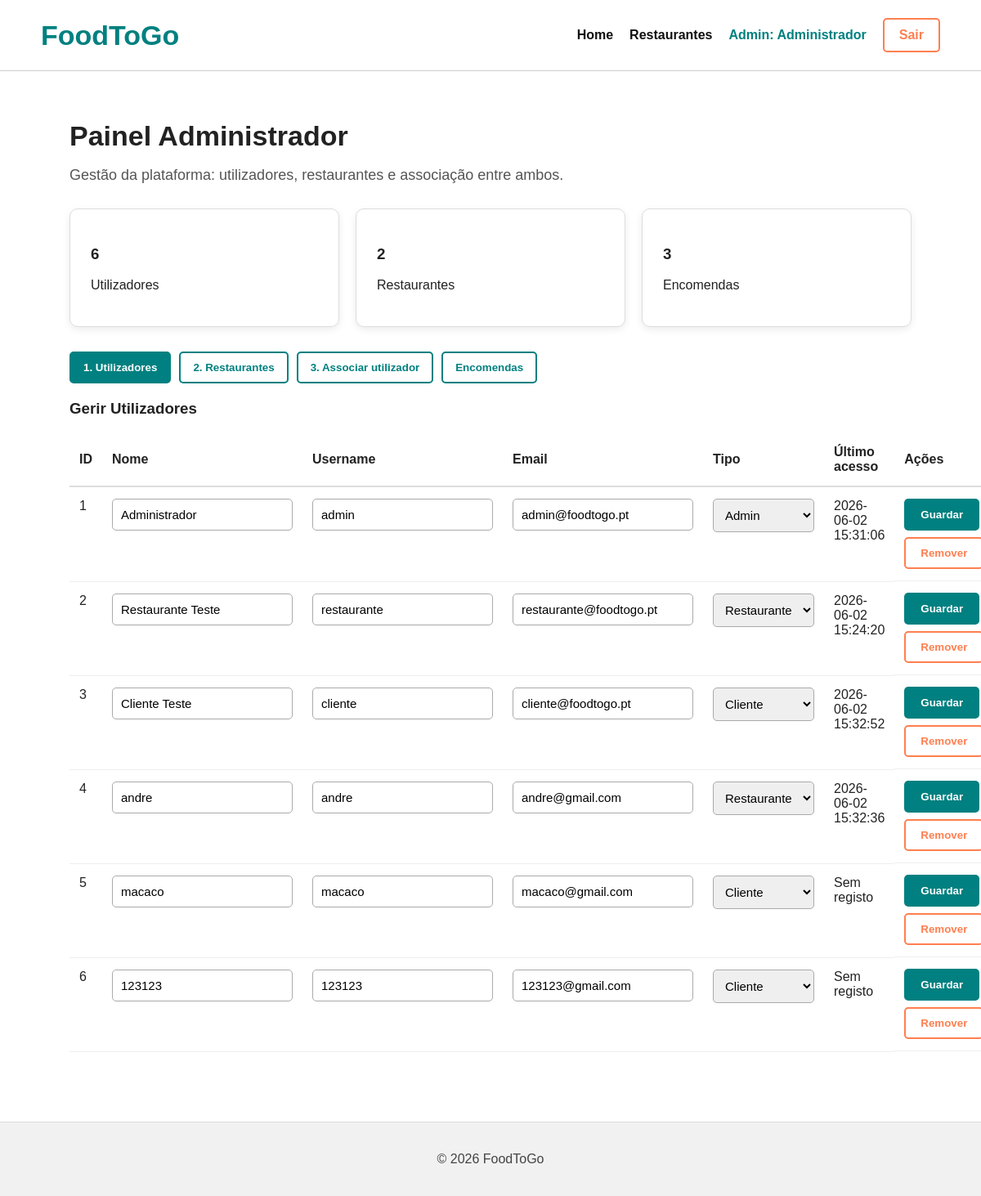
The app's page /paineladmin.php (signed in) with its own data.
### tables this page shows
CREATE TABLE utilizadores (
    id INTEGER PRIMARY KEY AUTOINCREMENT,
    nome TEXT NOT NULL,
    username TEXT NOT NULL UNIQUE,
    email TEXT NOT NULL UNIQUE,
    password TEXT NOT NULL,
    tipo TEXT NOT NULL CHECK(tipo IN ('cliente','restaurante','admin')) DEFAULT 'cliente',
    ultimo_acesso TEXT
);

### scripts/db.php (called while the page is built, shortened)
<?php
function h($valor) {
    return htmlspecialchars((string)$valor, ENT_QUOTES, 'UTF-8');
}
?>

### paineladmin.php (the view, shortened to what this page needs)
<?php
require_once __DIR__ . '/scripts/db.php';
$utilizadores=$db->query("SELECT id,nome,username,email,tipo,ultimo_acesso FROM utilizadores ORDER BY id ASC");
$totalUsers=$db->querySingle("SELECT COUNT(*) FROM utilizadores");
$totalRest=$db->querySingle("SELECT COUNT(*) FROM restaurantes");
$totalEnc=$db->querySingle("SELECT COUNT(*) FROM encomendas");
?>
<!DOCTYPE html><html lang="pt"><head><meta charset="UTF-8"><meta name="viewport" content="width=device-width, initial-scale=1.0"><title>Painel Admin | FoodToGo</title><link rel="stylesheet" href="styles/styles.css"></head>
<body class="pagina-painel"><header><h1>FoodToGo</h1><nav><a href="index.html">Home</a><a href="restaurantes.php">Restaurantes</a><span class="nav-utilizador">Admin: <?= h($_SESSION['nome']) ?></span><a href="scripts/logout.php" class="nav-destaque">Sair</a></nav></header>
<main><section class="painel-container"><div class="titulo-pagina"><h2>Painel Administrador</h2><p>Gestão da plataforma: utilizadores, restaurantes e associação entre ambos.</p></div>
<div class="painel-grid"><div class="card"><h3><?= (int)$totalUsers ?></h3><p>Utilizadores</p></div><div class="card"><h3><?= (int)$totalRest ?></h3><p>Restaurantes</p></div><div class="card"><h3><?= (int)$totalEnc ?></h3><p>Encomendas</p></div></div>
<div class="tabs"><button class="tab-btn active" data-tab="tab-utilizadores">1. Utilizadores</button><button class="tab-btn" data-tab="tab-restaurantes">2. Restaurantes</button><button class="tab-btn" data-tab="tab-associar">3. Associar utilizador</button><button class="tab-btn" data-tab="tab-encomendas">Encomendas</button></div>
<div id="tab-utilizadores" class="tab-content active"><h3>Gerir Utilizadores</h3><table class="tabela-admin"><thead><tr><th>ID</th><th>Nome</th><th>Username</th><th>Email</th><th>Tipo</th><th>Último acesso</th><th>Ações</th></tr></thead><tbody><?php while($u=$utilizadores->fetchArray(SQLITE3_ASSOC)): ?><tr><form method="POST"><td><?= (int)$u['id'] ?><input type="hidden" name="id" value="<?= (int)$u['id'] ?>"></td><td><input name="nome" value="<?= h($u['nome']) ?>" required></td><td><input name="username" value="<?= h($u['username']) ?>" required></td><td><input type="email" name="email" value="<?= h($u['email']) ?>" required></td><td><select name="tipo"><option value="cliente" <?= $u['tipo']==='cliente'?'selected':'' ?>>Cliente</option><option value="restaurante" <?= $u['tipo']==='restaurante'?'selected':'' ?>>Restaurante</option><option value="admin" <?= $u['tipo']==='admin'?'selected':'' ?>>Admin</option></select></td><td><?= h($u['ultimo_acesso'] ?? 'Sem registo') ?></td><td class="acoes"><button class="btn-primary" name="acao" value="atualizar_utilizador">Guardar</button><button class="btn-secondary" name="acao" value="remover_utilizador" onclick="return confirm('Remover utilizador?')">Remover</button></td></form></tr><?php endwhile; ?></tbody></table></div>
</section></main><footer><p>© 2026 FoodToGo</p></footer><script src="scripts/app.js"></script></body></html>

### styles/styles.css (style rules this page uses)
* { box-sizing:border-box }
body { font-family:Arial,Helvetica,sans-serif;margin:0;background:#f7f7f7;color:#222 }
header { display:flex;justify-content:space-between;align-items:center;padding:22px 50px;background:#fff;border-bottom:1px solid #ccc }
header h1,.logo { margin:0;color:teal;font-size:34px;font-weight:bold }
nav { display:flex;align-items:center;gap:20px;flex-wrap:wrap }
nav a { text-decoration:none;color:#111;font-weight:bold }
.nav-destaque { border:2px solid coral;color:coral;padding:10px 18px;border-radius:5px }
.nav-utilizador { font-weight:bold;color:teal }
main { min-height:70vh }
footer { text-align:center;padding:20px;background:#f1f1f1;border-top:1px solid #ddd;color:#444 }
.botao-verde,.btn-primary { display:inline-block;background:teal;color:#fff;padding:12px 20px;border:none;border-radius:5px;text-decoration:none;font-weight:bold;cursor:pointer }
.botao-laranja,.btn-secondary { display:inline-block;border:2px solid coral;color:coral;background:#fff;padding:10px 18px;border-radius:5px;text-decoration:none;font-weight:bold;cursor:pointer }
.pagina-restaurantes main,.pagina-carrinho main,.pagina-painel main { display:block;padding:60px 85px;background:#fff }
.restaurantes-container,.carrinho-container,.painel-container { width:100% }
.titulo-pagina { margin-bottom:30px }
.titulo-pagina h2,.restaurantes-container h2,.carrinho-container h2,.painel-container h2 { font-size:34px;margin:0 0 12px }
.titulo-pagina p { font-size:18px;color:#555 }
.auth-box,.card,.area-menu,.area-carrinho { background:#fff;border:1px solid #ddd;border-radius:10px;padding:25px;box-shadow:0 3px 10px rgba(0,0,0,.08) }
.auth-box input,.auth-box select,input,select,textarea { padding:10px;border:1px solid #aaa;border-radius:5px;font-size:15px }
.tabela-restaurantes,.tabela-admin,.tabela-carrinho { width:100%;border-collapse:collapse;background:#fff;margin-bottom:25px }
.tabela-restaurantes th,.tabela-admin th,.tabela-carrinho th { padding:14px 12px;text-align:left;border-bottom:2px solid #ddd }
.tabela-restaurantes td,.tabela-admin td,.tabela-carrinho td { padding:14px 12px;border-bottom:1px solid #eee;vertical-align:top }
.painel-grid { display:grid;grid-template-columns:repeat(3,1fr);gap:20px;margin-bottom:30px }
.tabs { display:flex;gap:10px;flex-wrap:wrap;margin-bottom:20px }
.tab-btn { border:2px solid teal;color:teal;background:white;padding:10px 15px;border-radius:5px;font-weight:bold;cursor:pointer }
.tab-btn.active { background:teal;color:white }
.tab-content { display:none }
.tab-content.active { display:block }
.acoes { display:flex;gap:8px;flex-wrap:wrap }

### records on screen
utilizadores: id "1", nome "Administrador", username "admin", email "admin@foodtogo.pt", tipo "Admin", ultimo_acesso "2026-06-02 15:31:06"
utilizadores: id "2", nome "Restaurante Teste", username "restaurante", email "restaurante@foodtogo.pt", tipo "Restaurante", ultimo_acesso "2026-06-02 15:24:20"
utilizadores: id "3", nome "Cliente Teste", username "cliente", email "cliente@foodtogo.pt", tipo "Cliente", ultimo_acesso "2026-06-02 15:32:52"
utilizadores: id "4", nome "andre", username "andre", email "andre@gmail.com", tipo "Restaurante", ultimo_acesso "2026-06-02 15:32:36"
utilizadores: id "5", nome "macaco", username "macaco", email "macaco@gmail.com", tipo "Cliente", ultimo_acesso "Sem registo"
utilizadores: id "6", nome "123123", username "123123", email "123123@gmail.com", tipo "Cliente", ultimo_acesso "Sem registo"

### other values on screen
$_SESSION['nome'] "Administrador"
$totalUsers "6"
$totalRest "2"
$totalEnc "3"
